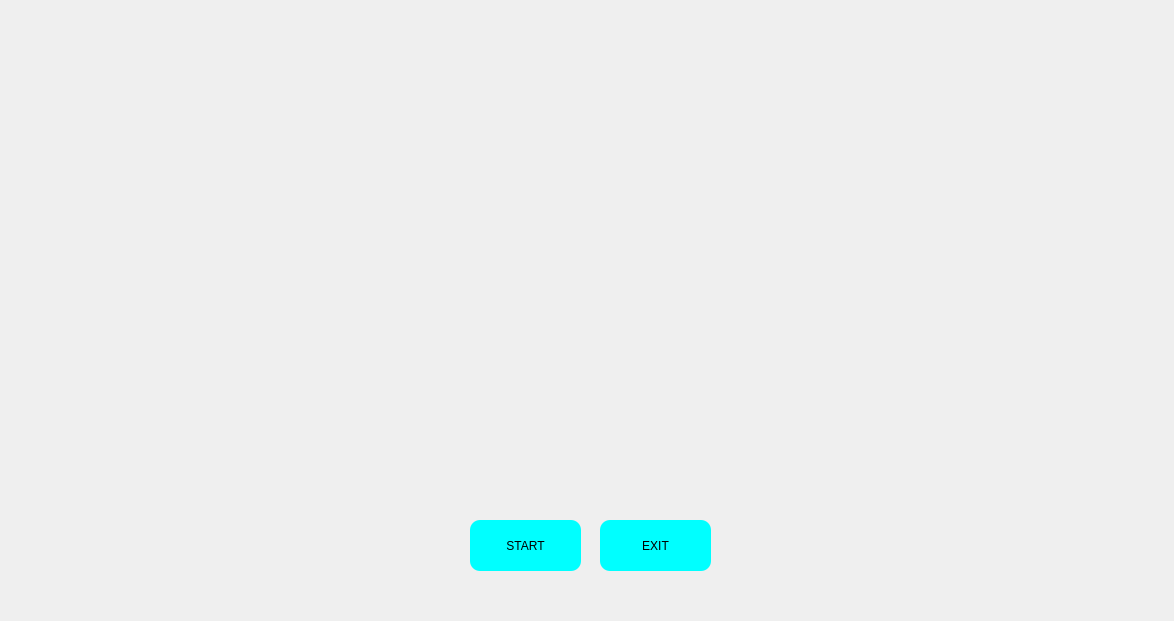
<?xml version="1.0" encoding="UTF-8"?>
<ui version="4.0">
 <class>JarvisGUI</class>
 <widget class="QMainWindow" name="JarvisGUI">
  <property name="geometry">
   <rect>
    <x>0</x>
    <y>0</y>
    <width>1174</width>
    <height>621</height>
   </rect>
  </property>
  <property name="windowTitle">
   <string>MainWindow</string>
  </property>
  <widget class="QWidget" name="centralwidget">
   <widget class="QLabel" name="bg">
    <property name="geometry">
     <rect>
      <x>-10</x>
      <y>-20</y>
      <width>1281</width>
      <height>681</height>
     </rect>
    </property>
    <property name="text">
     <string/>
    </property>
    <property name="pixmap">
     <pixmap>../G.U.I Material-20220522T153924Z-001/G.U.I Material/B.G/Black_Template.jpg</pixmap>
    </property>
    <property name="scaledContents">
     <bool>true</bool>
    </property>
   </widget>
   <widget class="QLabel" name="iron_man">
    <property name="geometry">
     <rect>
      <x>740</x>
      <y>20</y>
      <width>471</width>
      <height>311</height>
     </rect>
    </property>
    <property name="text">
     <string/>
    </property>
    <property name="pixmap">
     <pixmap>../G.U.I Material-20220522T153924Z-001/G.U.I Material/B.G/Iron_Template_1.gif</pixmap>
    </property>
    <property name="scaledContents">
     <bool>true</bool>
    </property>
   </widget>
   <widget class="QLabel" name="Voice_rec">
    <property name="geometry">
     <rect>
      <x>-40</x>
      <y>100</y>
      <width>501</width>
      <height>301</height>
     </rect>
    </property>
    <property name="text">
     <string/>
    </property>
    <property name="pixmap">
     <pixmap>../G.U.I Material-20220522T153924Z-001/G.U.I Material/VoiceReg/__1.gif</pixmap>
    </property>
    <property name="scaledContents">
     <bool>true</bool>
    </property>
   </widget>
   <widget class="QLabel" name="Initialize">
    <property name="geometry">
     <rect>
      <x>20</x>
      <y>-40</y>
      <width>391</width>
      <height>201</height>
     </rect>
    </property>
    <property name="text">
     <string/>
    </property>
    <property name="pixmap">
     <pixmap>../G.U.I Material-20220522T153924Z-001/G.U.I Material/ExtraGui/initial.gif</pixmap>
    </property>
    <property name="scaledContents">
     <bool>true</bool>
    </property>
   </widget>
   <widget class="QLabel" name="Scan">
    <property name="geometry">
     <rect>
      <x>20</x>
      <y>410</y>
      <width>371</width>
      <height>191</height>
     </rect>
    </property>
    <property name="text">
     <string/>
    </property>
    <property name="pixmap">
     <pixmap>../G.U.I Material-20220522T153924Z-001/G.U.I Material/ExtraGui/Health_Template.gif</pixmap>
    </property>
    <property name="scaledContents">
     <bool>true</bool>
    </property>
   </widget>
   <widget class="QLabel" name="terminal">
    <property name="geometry">
     <rect>
      <x>750</x>
      <y>360</y>
      <width>421</width>
      <height>251</height>
     </rect>
    </property>
    <property name="text">
     <string/>
    </property>
    <property name="pixmap">
     <pixmap>../G.U.I Material-20220522T153924Z-001/G.U.I Material/ExtraGui/B.G_Template_1.gif</pixmap>
    </property>
    <property name="scaledContents">
     <bool>true</bool>
    </property>
   </widget>
   <widget class="QLabel" name="label">
    <property name="geometry">
     <rect>
      <x>420</x>
      <y>140</y>
      <width>381</width>
      <height>211</height>
     </rect>
    </property>
    <property name="text">
     <string/>
    </property>
    <property name="pixmap">
     <pixmap>../G.U.I Material-20220522T153924Z-001/G.U.I Material/ExtraGui/Earth_Template.gif</pixmap>
    </property>
    <property name="scaledContents">
     <bool>true</bool>
    </property>
   </widget>
   <widget class="QPushButton" name="pushButton">
    <property name="geometry">
     <rect>
      <x>470</x>
      <y>520</y>
      <width>111</width>
      <height>51</height>
     </rect>
    </property>
    <property name="styleSheet">
     <string notr="true">background-color: rgb(0, 255, 255);
font: 75 20pt &quot;Arial&quot;;
border-radius:10px</string>
    </property>
    <property name="text">
     <string>START</string>
    </property>
   </widget>
   <widget class="QPushButton" name="pushButton_2">
    <property name="geometry">
     <rect>
      <x>600</x>
      <y>520</y>
      <width>111</width>
      <height>51</height>
     </rect>
    </property>
    <property name="styleSheet">
     <string notr="true">background-color: rgb(0, 255, 255);
font: 75 20pt &quot;Arial&quot;;
border-radius:10px</string>
    </property>
    <property name="text">
     <string>EXIT</string>
    </property>
   </widget>
   <zorder>bg</zorder>
   <zorder>iron_man</zorder>
   <zorder>Initialize</zorder>
   <zorder>Scan</zorder>
   <zorder>terminal</zorder>
   <zorder>Voice_rec</zorder>
   <zorder>label</zorder>
   <zorder>pushButton</zorder>
   <zorder>pushButton_2</zorder>
  </widget>
 </widget>
 <resources/>
 <connections/>
</ui>
